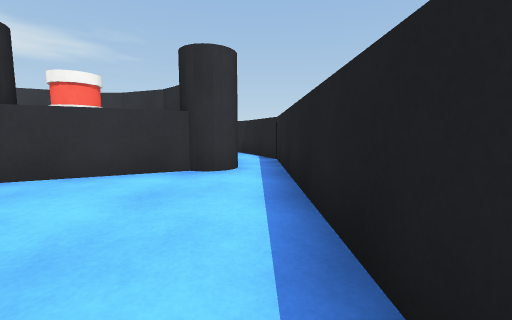
view 1 (above)

22 first-person views from a walk through a Unity game level. The camera is 0.62 m above the floor, tilts 6° down and sees 90° across. The floor is counted in squares, 1 m on a side. Each view is taken from the middle of a square. On the plan, view 1 faces up. The plan holds only what a view shows up to about 9 squares ahead; the rest is blank. The player is left out. Surface patterns are stand-ins for the level's own textures.

view 2
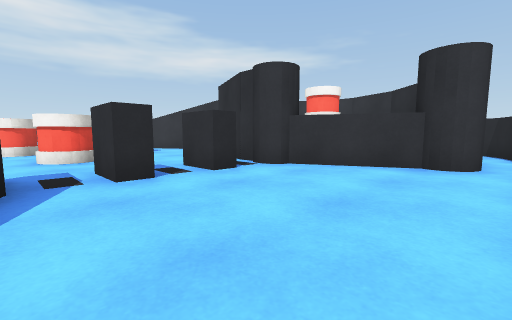

view 3
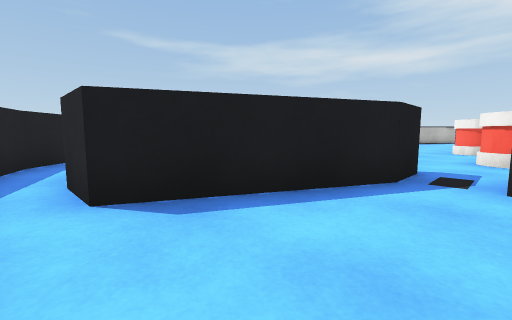

view 4
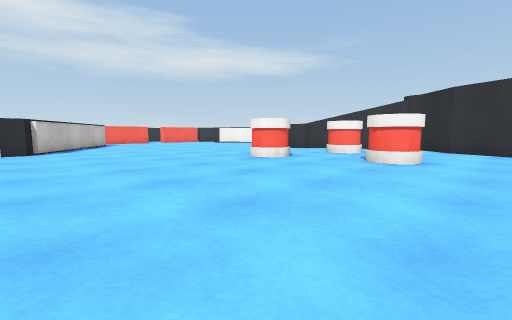

view 5
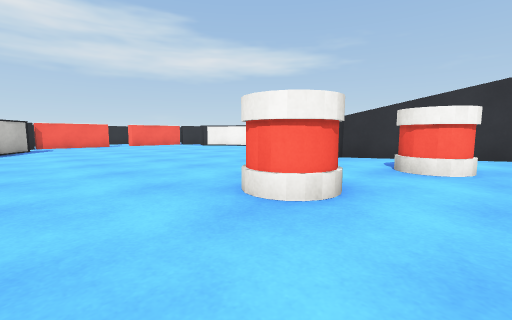

view 6
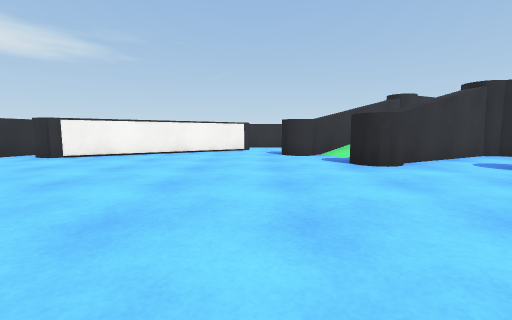

view 7
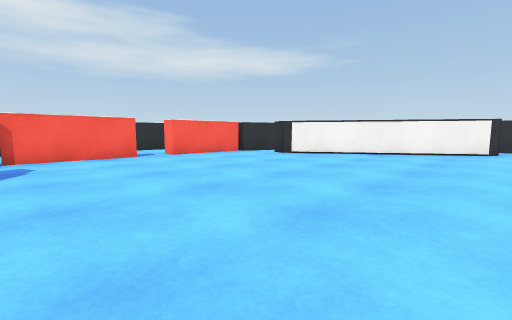

view 8
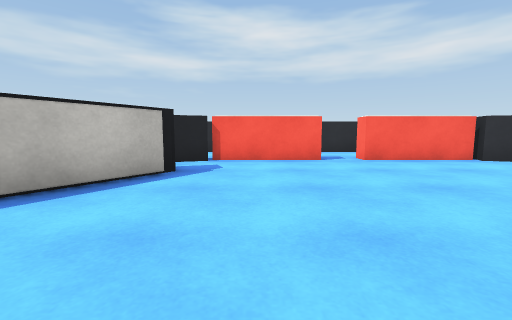

view 9
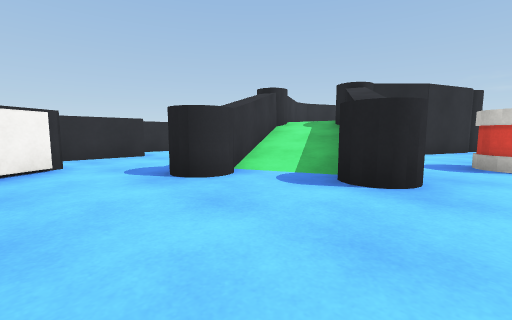

view 10
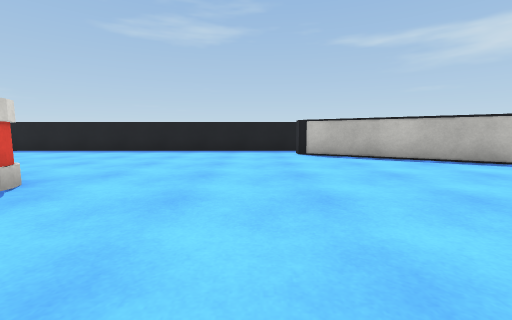

view 11
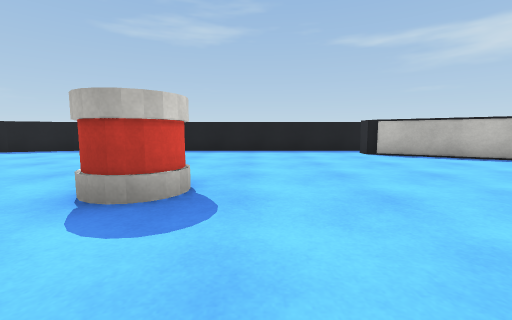

view 12
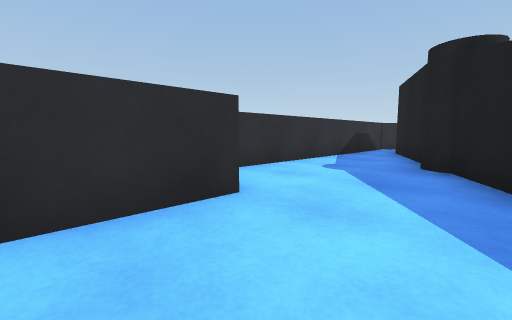

view 13
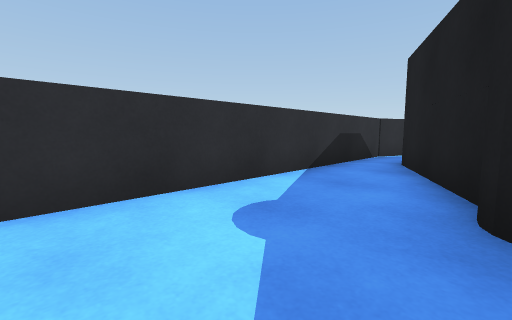

view 14
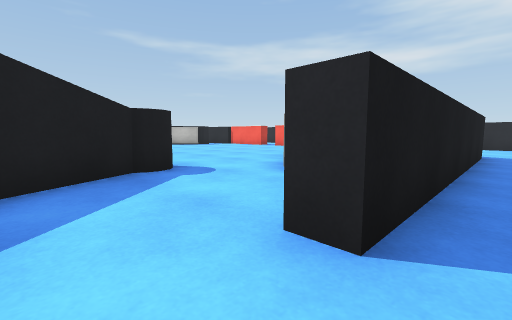

view 15
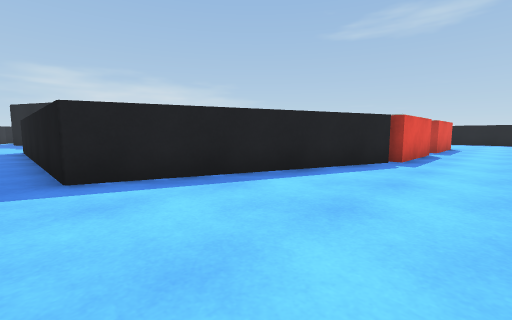

view 16
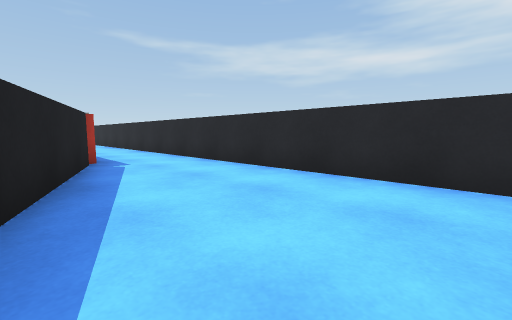

view 17
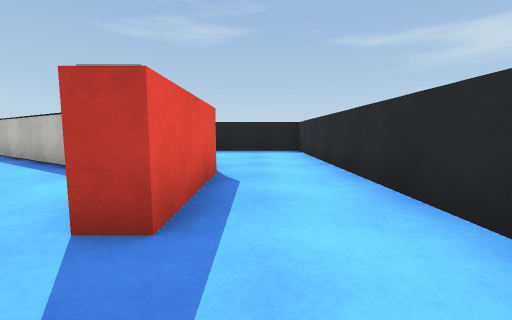

view 18
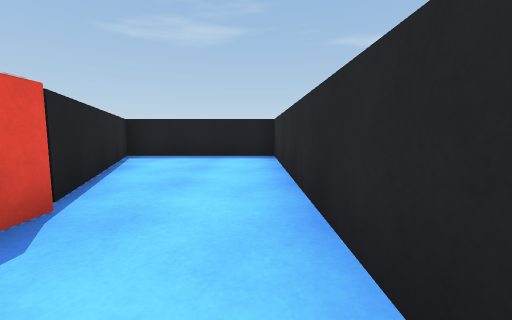

view 19
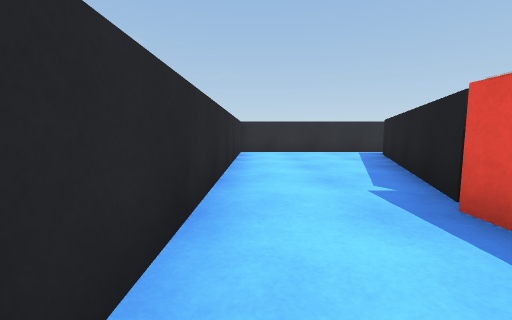

view 20
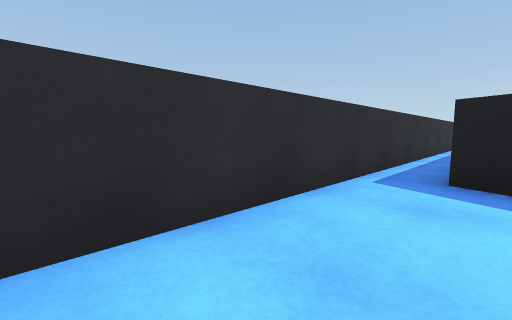

view 21
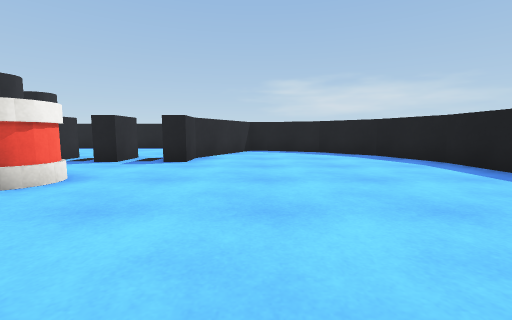

view 22
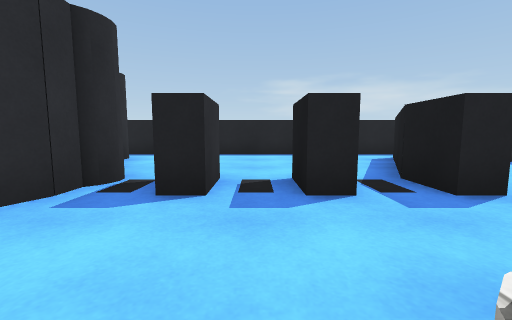

### Floor plan
Points are (right, up) in squares from view 1. A wall is a line through its corners. A room is listed if a view was taken in it or the views show most of it. See-through windows are left out.
Room 1 (views 1, 2, 3)
walls: (-3.5, 2.1) (-3.5, 1.5) (-4.5, 1.5); (0.5, -0.1) (0.5, 6.1) (-0.3, 7.9); (-2, 7.3) (-2.9, 8.3) (-4.6, 9); (-4.5, -1) (-3.5, -1) (-0.5, -2.5) (-0.5, -3.5); (0.5, -3.1) (0.5, -2); (-6.5, 8.5) (-7.4, 8)
ways out: opening at (-4, 0.5) to room 2
objects: other object (-5, 6) to (-4, 7); pillar (-4, 3) to (-3, 4); pillar (-1, 4)
Room 2 (views 4, 5, 6, 7, 8, 9, 10, 11, 12, 13, 14, 15, 16, 17, 18, 19, 20, 21, 22)
walls: (-12.5, 5.8) (-5.4, 9.6); (-19, -2.2) (-14.2, -5.4) (-14.2, -6); (-14.2, 7.4) (-19, 4.3) (-19.7, 4.5); (-20.7, -2) (-20.5, -2.8); (-20.3, 5.3) (-20.7, 4.1) (-21.2, 4.3) (-19.3, 9.5) (-12.3, 9.5) (-12.3, 9) (-14.4, 9); (-14.8, -7) (-4.6, -7) (-2.9, -6.3) (-1.7, -5) (-1, -3.4) (-1, -2.8) (-3.6, -1.5) (-4.5, -1.5) (-4.5, -1); (-8.8, 7.2) (-12.2, 5.4); (-4.5, 1.5) (-4.5, 2); (-4.5, 3) (-6.3, 3.7) (-7.6, 5) (-11.1, 3.2); (-3, 10.1) (-4, 10.5) (-23.5, 10.5) (-23.5, -7) (-19.5, -7) (-21.2, -2.2); (-1, -6.7) (-0.3, -5.9) (0.1, -5.1)
ways out: opening at (-4, 0.5) to room 1
objects: other object (-21, -1) to (-21, 0); other object (-21, 2) to (-21, 3); pillar (-13, 5) to (-13, 6); pillar (-12, 3); other object (-10, -1) to (-9, 0); other object (-9, 2); pillar (-9, 8); other object (-7, 0)

Where each view was taken, in squares from view 1:
view 1: 0 up, 0 right, facing up
view 2: 1 down, 0 right, facing up-left
view 3: 0 up, 0 right, facing down-left
view 4: 6 down, 5 left, facing up-left
view 5: 3 down, 8 left, facing up-left
view 6: 2 down, 14 left, facing up
view 7: 2 down, 14 left, facing up-left
view 8: 1 down, 15 left, facing left
view 9: 2 up, 15 left, facing up-right
view 10: 2 up, 13 left, facing down
view 11: 2 up, 11 left, facing down
view 12: 7 up, 14 left, facing up-right
view 13: 8 up, 11 left, facing up-right
view 14: 10 up, 11 left, facing down-left
view 15: 10 up, 23 left, facing down-right
view 16: 10 up, 20 left, facing down-left
view 17: 2 up, 22 left, facing down
view 18: 0 up, 23 left, facing down
view 19: 2 up, 23 left, facing up
view 20: 9 up, 23 left, facing up-right
view 21: 3 down, 10 left, facing right
view 22: 1 up, 7 left, facing right
